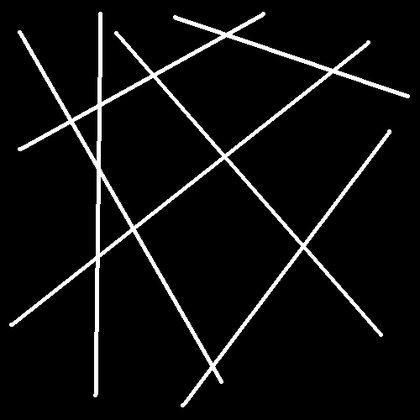
%> input picture Tema06b.bmp, 420 x 420 px, shrunk from 500 x 500 before the run
$ octave detectar_lineas.m   (GNU Octave 9; MATLAB toolbox functions it lacks are replaced by stand-ins)
%> lines starting %> are read from the running program, lines starting %| are printed output that depends on the picture; in (x1, y1, x2, y2) boxes, pixels count from 0 and x2, y2 are one past the last pixel; in counts of white or black regions, pixels touching at a corner belong together; the program's own positions count from 1
### extract_white_region_mio.m
function [y_image] = extract_white_region_mio(image)
% extract_yellow_region: Determines the yellow regions in the picture using
% the CIE-XYZ color system, and returns a black and white picture which is
% set on the yellow regions only.

pic = double(image)+1;
% utilizando tecnicas de color la imagen se segmenta separando dos clases.
%lineas_reales1
y1 = ((pic(:,:,1) > 150)&(pic(:,:,2) > 150)&(pic(:,:,3) > 150));  %para lineas simuladas y lineas_reales1
% lineas_reales2
%y1 =  ((pic(:,:,1) > 200)&(pic(:,:,2) > 200)&(pic(:,:,3) > 200)) | ((pic(:,:,1) < pic(:,:,3))&(pic(:,:,2) < pic(:,:,3))&(pic(:,:,3) > 100)) | ((pic(:,:,1) > pic(:,:,2))&(pic(:,:,1) > pic(:,:,3))&(pic(:,:,1) > 200));   % tonos rojos
% Ahora es preciso refinar el umbral de binarizacion
f = rgb2gray(image);

% implementacion del libro de MATLAB pp. 406
T = 0.5*(double(min(f(:))) + double(max(f(:))));
done = false;
while ~done
    g = f >= T;
    Tnext = 0.5*(mean(f(g)) + mean(f(~g)));
    done = abs (T - Tnext) < 0.5;
    T = Tnext;
end
% extraer y ampliar un poquito los bordes para luego identificar las lineas que definen la
% region de la matricula
%BW1 = edge(g,'sobel');
%se require ese tam駉 de dilatacion porque sino hay una cierta densidad de
%puntos no se detecta exactamente una linea recta.
y2 = bwmorph(g,'dilate',5);

%calcular valores estadisticos de la imagen de entrada para detectar si el
%histogrma es o no luminoso y disperso.
h1 = hist(double(f(:)),256);
[v b] = momentos_stadisticos (h1,3);
%v(1) == media; v(2) = varianza; v(3) = moemento de tercer orden
if v(2) < 0.1
  y_image = y1 & y2;
else
  y_image = y2;
end
% esto es para eliminar los reflejos en tonalidades blancas y grises claras

return;

### momentos_stadisticos.m
function [v, unv] = momentos_stadisticos(p,n)

% esta funcion implementa los momentos centrales del histograma
% segun la funcion del libro de MATLAB pp. 590

Lp = length(p);
if (Lp ~= 256) & (Lp ~= 65536)
    error('P debe ser un vector de 256 o 65536 elementos');
end
G = Lp - 1;
p = p/sum(p); p = p(:);
z = 0:G;
z = z./G;
m = z*p;
z = z - m;
v = zeros(1,n);
v(1) = m;
for j= 2:n
    v(j) = (z.^j)*p;
end

if nargout > 1
    unv = zeros(1,n);
    unv(1)=m.*G;
    for j=2:n
        unv(j) = ((z*G).^j)*p;
    end
end

### hough_Gonzalez.m
function [h,theta,rho] = hough(f,dtheta,drho)
%version del libro Gonzalez y Woods pp. 396 del Matlab
if nargin < 3
    drho = 1;
end

if nargin < 2
    dtheta = 1;
end

f =double(f);
[M,N] = size(f);
theta = linspace(-90,0,ceil(90/dtheta)+1);
theta=[theta- fliplr(theta(1:end))];
ntheta = length(theta);
D= sqrt((M-1)^2+(N-1)^2);
q = ceil(D/drho);
nrho = 2*q -1;
rho = linspace(-q*drho,q*drho,nrho);
[x,y,val] = find(f);
x = x -1; y = y -1;
h = zeros(nrho, length(theta));
for k = 1:ceil(length(val)/1000)
    first = (k-1)*1000 + 1;
    last = min(first+999, length(x));
    x_matrix = repmat(x(first:last),1,ntheta);
    y_matrix = repmat(y(first:last),1,ntheta);
    val_matrix = repmat(val(first:last),1,ntheta);
    theta_matrix = repmat(theta,size(x_matrix,1),1)*pi/180;
    rho_matrix = x_matrix.*cos(theta_matrix) + y_matrix.*sin(theta_matrix);
    slope = (nrho -1)/(rho(end)-rho(1));
    rho_bin_index = round(slope*(rho_matrix - rho(1)) + 1);
    theta_bin_index = repmat(1:ntheta, size(x_matrix, 1), 1);
    h = h + full(sparse(rho_bin_index(:),theta_bin_index(:),val_matrix(:),nrho,ntheta));
end

### houghpeaks_Gonzalez.m
function [r,c,hnew] = houghpeaks_Gonzalez(h,numpeaks,threshold,nhood)
%version del libro Gonzalez y Woods pp. 399 del Matlab
% detecta la fila (r) y la columna (c) donde se encuentran los picos
if nargin < 4
    nhood = size(h)/50;
    %asegurar que la dimension de la vecindad es impar
    nhood= max(2*ceil(nhood/2) + 1,1);
end

if nargin < 3
    threshold = 0.5*max(h(:));
end

if nargin < 2
    numpeaks = 1;
end

done = false;
hnew = h; r = []; c = [];

while ~done
    [p, q] = find(hnew == max(hnew(:)));
    p = p(1); q = q(1);
    if hnew(p,q) >= threshold
        r(end + 1) = p; c(end + 1) = q;
        %suprimir este maximo y sus vecinos proximos
        p1 = p - (nhood(1) - 1)/2; p2 = p + (nhood(1) - 1)/2;
        q1 = q - (nhood(2) - 1)/2; q2 = q + (nhood(2) - 1)/2;
        [pp,qq] = ndgrid(p1:p2, q1:q2);
        pp = pp(:); qq = qq(:);

        %alejarse de las coordenadas vecinas en la direccion de rho fuera
        badrho = find((pp< 1) | (pp > size(h,1)));
        pp(badrho) = []; qq(badrho) = [];

        theta_too_low = find(qq < 1);
        qq(theta_too_low) = size(h,2) + qq(theta_too_low);
        pp(theta_too_low) = size(h,1) - pp(theta_too_low) + 1;

        theta_too_high = find(qq > size(h,2));
        qq(theta_too_high) = qq(theta_too_high) - size(h,2);
        pp(theta_too_high) = size(h,1) - pp(theta_too_high) + 1;

        hnew(sub2ind(size(hnew), pp, qq)) = 0;
        done = length(r) == numpeaks;
    else
        done = true;
    end
end

### houghlines_Gonzalez.m
function lines = houghlines_Gonzalez(f,theta,rho,rr,cc,fillgap,minlength)
%version del libro Gonzalez y Woods pp. 401 del Matlab
if nargin < 6
    fillgap = 20;
end

if nargin < 7
    minlength = 40;
end

numlines = 0; lines = struct;
for k = 1:length(rr)
    rbin = rr(k); cbin = cc(k);

    [r,c] = houghpixels_Gonzalez(f,theta, rho, rbin, cbin);
    if isempty(r)
        continue
    end

    omega = (90 -theta(cbin))*pi/180;
    T = [cos(omega) sin(omega); -sin(omega) cos(omega)];
    xy = [r-1 c-1]*T;
    x = sort(xy(:,1));

    diff_x = [diff(x); Inf];
    idx = [0; find(diff_x > fillgap)];
    for p = 1:length(idx) - 1
        x1 = x(idx(p) + 1); x2 = x(idx(p+1));
        linelength = x2 - x1;
        if linelength >= minlength
            point1 = [x1 rho(rbin)]; point2 = [x2 rho(rbin)];
            Tinv = inv(T);
            point1 = point1*Tinv; point2 = point2*Tinv;

            numlines = numlines +1;
            lines(numlines).point1 = point1 + 1;
            lines(numlines).point2 = point2 + 1;
            lines(numlines).length = linelength;
            lines(numlines).theta = theta(cbin);
            lines(numlines).rho = rho(rbin);
        end
    end
end


### houghpixels_Gonzalez.m
function [r,c] = hougpixels_Gonzalez(f,theta,rho,rbin,cbin)
%version del libro Gonzalez y Woods pp. 401 del Matlab
[x, y, val] = find(f);
x = x - 1; y = y - 1;
theta_c = theta(cbin)*pi/180;
rho_xy = x*cos(theta_c) + y*sin(theta_c);
nrho = length(rho);
slope = (nrho - 1)/(rho(end) - rho(1));
rho_bin_index = round(slope*(rho_xy - rho(1)) + 1);
idx = find (rho_bin_index == rbin);

r = x(idx) + 1; c = y(idx) + 1;

### detectar_lineas.m
clear all; close all

X = imread('Tema06b.bmp','bmp');
%> X is the input picture: size 420x420x3 uint8; min 0, max 255, mean 14.3
%X = imread('BinariaBB.bmp','bmp');
figure; imshow(X)

% coeficiente determinar la porcion de la parte inferior de la imagen a
% detectar
coeficiente = 0.4;
[f] = extract_white_region_mio(X);
%> in extract_white_region_mio, `y1 = ((pic(:,:,1) > 150)&(pic(:,:,2) > 150)&(pic(:,:,3) > 150));`:
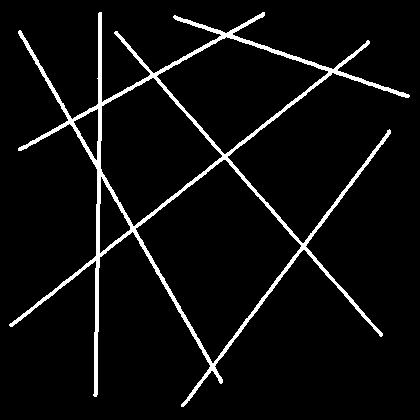
%> y1: size 420x420 logical; 5.4% white; 1 white region, box (x1, y1, x2, y2) and area: (9, 12, 410, 407) 9496
%> in extract_white_region_mio, `T = 0.5*(double(min(f(:))) + double(max(f(:))));`: T = 127.5
%> the loop in extract_white_region_mio, `while ~done` made 3 passes
%> (Tnext, done, T) on passes 1 to 3: (119.4, false, 119.4), (118.3, false, 118.3), (118.2, true, 118.2)
%> in extract_white_region_mio, `y2 = bwmorph(g,'dilate',5);`:
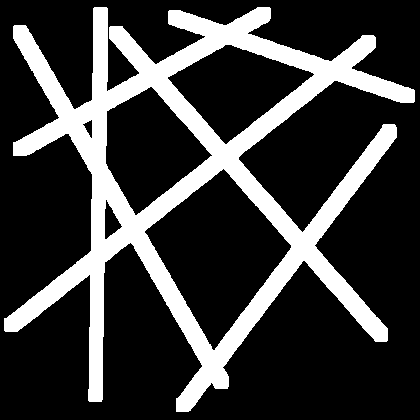
%> y2: size 420x420 logical; 23.2% white; 1 white region, box (x1, y1, x2, y2) and area: (4, 7, 415, 412) 40858
%> in extract_white_region_mio, `h1 = hist(double(f(:)),256);`: h1 = 256 values, max 159216 at index 1, min 3 at index 166, mean 689.1
%> in momentos_stadisticos, `p = p/sum(p)`: p = 256 values, max 0.903 at index 1, min 1.7e-05 at index 166, mean 0.00391
%> in momentos_stadisticos, `m = z*p;`: m = 0.0559
%> in momentos_stadisticos, `z = z - m;`: z = 256 values from -0.0559 to 0.944
%> after the loop in momentos_stadisticos, `for j= 2:n`: v = [0.0559 0.0474 0.0397]
%> after the loop in momentos_stadisticos, `for j=2:n`: unv = [14.26 3080.7 657875.2]
%> in extract_white_region_mio, `[v b] = momentos_stadisticos (h1,3);`: v = [0.0559 0.0474 0.0397]; b = [14.26 3080.7 657875.2]

theta=1;
rho = 1;
[H,Theta,Rho] = hough_Gonzalez(f,theta,rho);
%> in hough, `[x,y,val] = find(f);`: x = 9496 values from 13 to 407; y = 9496 values from 10 to 410; val = 9496 values from 1 to 1
%> the loop in hough, `for k = 1:ceil(length(val)/1000)` made 10 passes
%> (first, last) on passes 1 to 10: (1, 1000), (1001, 2000), (2001, 3000), (3001, 4000), (4001, 5000), (5001, 6000), (6001, 7000), (7001, 8000), (8001, 9000), (9001, 9496)
%> pass 1, in hough, `rho_matrix = x_matrix.*cos(theta_matrix) + y_matrix.*sin(theta_matrix);`:
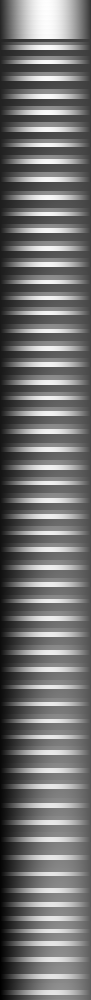
%> rho_matrix: size 1000x91 double; min -76, max 326.2, mean 101.8; drawn with min black and max white
%> after the loop in hough, `for k = 1:ceil(length(val)/1000)`:
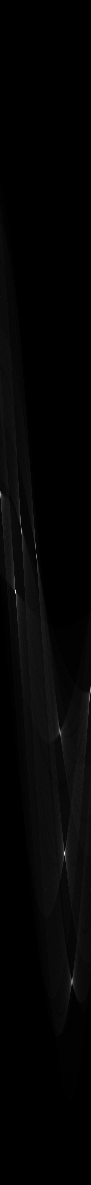
%> h: size 1185x91 double; min 0, max 451, mean 8; drawn with min black and max white
%> Theta = 91 values from -90 to 90; Rho = 1185 values from -593 to 593

% la parte grafica esta tomada del help de Matlab (disco 2)
figure, imagesc(Theta, Rho, H); colormap(hot);
xlabel('\theta (grados)'); ylabel('\rho');
title('R_{\theta} (\rho)');
colorbar

numPicos = 11;
Trheshold = 200;
%vecindad = por defecto
[filas,columnas,Hnew] = houghpeaks_Gonzalez(H,numPicos,Trheshold);
%> the loop in houghpeaks_Gonzalez, `while ~done` made 9 passes
%> (p, q, p1, p2, q1, q2) on passes 1 to 8: (854, 65, 842, 866, 64, 66), (593, 16, 581, 605, 15, 17), (495, 1, 483, 507, 0, 2), (532, 22, 520, 544, 21, 23), (557, 37, 545, 569, 36, 38), (734, 61, 722, 746, 60, 62), (983, 72, 971, 995, 71, 73), (699, 90, 687, 711, 89, 91)
%> (p, q) on pass 9: (519, 21)
%> after the loop in houghpeaks_Gonzalez, `while ~done`:
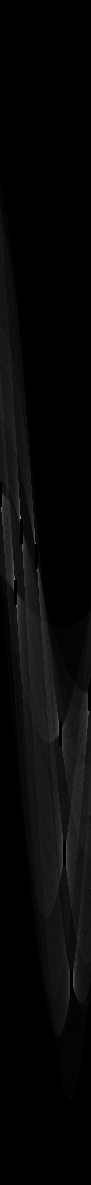
%> hnew: size 1185x91 double; 0.54% of pixels changed, all inside (x1, y1, x2, y2) = (0, 482, 91, 995)
%> after the loop in houghpeaks_Gonzalez, `while ~done`: c = [65 16 1 22 37 61 72 90]; done = true; pp = 75 values, max 711 at index 25, min 687 at index 1, mean 699; qq = 75 values from 89 to 91; r = [854 593 495 532 557 734 983 699]
%> filas = [854 593 495 532 557 734 983 699]; columnas = [65 16 1 22 37 61 72 90]
hold on
plot(Theta(columnas),Rho(filas), 'linestyle', 'none', 'marker', 's', 'color', 'b');
figure, imagesc(Theta, Rho, Hnew); colormap(hot);
%> after `colormap(hot)`:
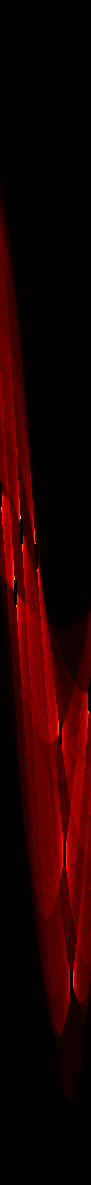
%> displayed picture: size 1185x91x3, on the screen's scale of 0 to 255; mean R, G, B 33.9, 0.1, 0

% parametros para unir lineas muy similares y longitud minima de las lineas
FillGap = 100; Minima_longitud = 80;

lineas = houghlines_Gonzalez(f,Theta,Rho,filas,columnas,FillGap,Minima_longitud);
%> the loop in houghlines_Gonzalez, `for k = 1:length(rr)` made 8 passes
%> (rbin, cbin, omega, T, idx) on passes 1 to 8: (854, 65, 0.908, [0.616 0.788; -0.788 0.616], [0; 451]), (593, 16, 2.62, [-0.866 0.5; -0.5 -0.866], [0; 409]), (495, 1, 3.14, [-1 1.22e-16; -1.22e-16 -1], [0; 319]), (532, 22, 2.41, [-0.743 0.669; -0.669 -0.743], [0; 286]), (557, 37, 1.88, [-0.309 0.951; -0.951 -0.309], [0; 245]), (734, 61, 1.05, [0.5 0.866; -0.866 0.5], [0; 236]), (983, 72, 0.663, [0.788 0.616; -0.616 0.788], [0; 226]), (699, 90, 0.0349, [0.999 0.0349; -0.0349 0.999], [0; 211])
%> after the loop in houghlines_Gonzalez, `for k = 1:length(rr)`: Tinv = [0.999 -0.0349; 0.0349 0.999]; lines = 8 lines; point1 to point2 (x, y): (44, 370) to (325, 9), (333, 383) to (18, 98), (383, 222) to (32, 18), (332, 99) to (14, 99), (164, 369) to (387, 194), (12, 262) to (149, 27), (101, 103) to (364, 94), (95, 410) to (19, 176); numlines = 8; point1 = [101 102.7]; point2 = [364 93.53]
%> lineas has the same summary as lines in houghlines_Gonzalez
figure, imshow(f), hold on

% procedimiento para eliminar las lineas con similar theta y rho,
% fusionandolas en una unica linea
for k = 1:length(lineas)
    theta_vector(k) = lineas(k).theta;
    rho_vector(k) = lineas(k).rho;
end
%> this loop made 8 passes
%> after the loop, rho_vector = [261.4 0 -98.17 -61.1 -36.06 141.2 390.7 106.2]; theta_vector = [38 -60 -90 -48 -18 30 52 88]
theta_v = sort(theta_vector);
%> theta_v = [-90 -60 -48 -18 30 38 52 88]
rho_v = sort(rho_vector);
%> rho_v = [-98.17 -61.1 -36.06 0 106.2 141.2 261.4 390.7]
dtheta = diff(theta_v);
%> dtheta = [30 12 30 48 8 14 36]
drho = diff(rho_v);
%> drho = [37.06 25.04 36.06 106.2 35.06 120.2 129.2]


for k = 1:length(lineas)
    xy = [lineas(k).point1; lineas(k).point2];
    plot(xy(:,2),xy(:,1), 'LineWidth', 3, 'Color','r');
end
%> this loop made 8 passes
%> xy on passes 1 to 8: [44.3 370.2; 325.8 9.87], [383.9 222.1; 32.04 18.92], [332 99.17; 14 99.17], [334 383; 18.23 98.74], [95.98 410; 19.95 176], [12.87 262.9; 149.1 27.03], [164.2 369.3; 387.7 194.6], [102 103.7; 365 94.53]
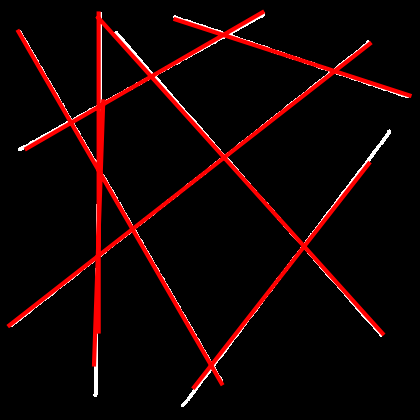
%> figure redrawn from the program's plot data
